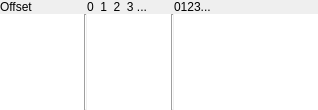
<?xml version="1.0" encoding="UTF-8" ?>
<ui version="4.0">
 <class>HexTextView</class>
 <widget class="QScrollArea" name="HexTextView">
  <property name="frameShape">
   <enum>QFrame::NoFrame</enum>
  </property>
  <property name="widgetResizable">
   <bool>true</bool>
  </property>
  <widget class="QWidget" name="scrollAreaWidgetContents">
   <property name="geometry">
    <rect>
     <x>0</x>
     <y>0</y>
     <width>515</width>
     <height>770</height>
    </rect>
   </property>
   <layout class="QGridLayout" name="gridLayout_2" columnstretch="0,0,0,0,1">
    <property name="leftMargin">
     <number>0</number>
    </property>
    <property name="topMargin">
     <number>0</number>
    </property>
    <property name="rightMargin">
     <number>0</number>
    </property>
    <property name="bottomMargin">
     <number>0</number>
    </property>
    <property name="spacing">
     <number>0</number>
    </property>
    <item row="1" column="3">
     <widget class="Line" name="line_2">
      <property name="orientation">
       <enum>Qt::Vertical</enum>
      </property>
     </widget>
    </item>
    <item row="0" column="2">
     <widget class="QLabel" name="hexHeaderLabel">
      <property name="sizePolicy">
       <sizepolicy hsizetype="Minimum" vsizetype="Preferred">
        <horstretch>0</horstretch>
        <verstretch>0</verstretch>
       </sizepolicy>
      </property>
      <property name="text">
       <string>0  1  2  3 ...</string>
      </property>
     </widget>
    </item>
    <item row="1" column="0">
     <widget class="QTextEdit" name="hexOffsetText">
      <property name="sizePolicy">
       <sizepolicy hsizetype="Minimum" vsizetype="Expanding">
        <horstretch>0</horstretch>
        <verstretch>0</verstretch>
       </sizepolicy>
      </property>
      <property name="acceptDrops">
       <bool>false</bool>
      </property>
      <property name="frameShape">
       <enum>QFrame::NoFrame</enum>
      </property>
      <property name="lineWidth">
       <number>0</number>
      </property>
      <property name="verticalScrollBarPolicy">
       <enum>Qt::ScrollBarAlwaysOff</enum>
      </property>
      <property name="horizontalScrollBarPolicy">
       <enum>Qt::ScrollBarAlwaysOff</enum>
      </property>
      <property name="sizeAdjustPolicy">
       <enum>QAbstractScrollArea::AdjustToContents</enum>
      </property>
      <property name="textInteractionFlags">
       <set>Qt::TextSelectableByKeyboard|Qt::TextSelectableByMouse</set>
      </property>
     </widget>
    </item>
    <item row="0" column="4">
     <widget class="QLabel" name="asciiHeaderLabel">
      <property name="sizePolicy">
       <sizepolicy hsizetype="Ignored" vsizetype="Preferred">
        <horstretch>0</horstretch>
        <verstretch>0</verstretch>
       </sizepolicy>
      </property>
      <property name="text">
       <string>0123...</string>
      </property>
     </widget>
    </item>
    <item row="0" column="0">
     <widget class="QLabel" name="offsetHeaderLabel">
      <property name="text">
       <string>Offset</string>
      </property>
     </widget>
    </item>
    <item row="1" column="4">
     <widget class="QTextEdit" name="hexASCIIText">
      <property name="sizePolicy">
       <sizepolicy hsizetype="MinimumExpanding" vsizetype="Expanding">
        <horstretch>0</horstretch>
        <verstretch>0</verstretch>
       </sizepolicy>
      </property>
      <property name="font">
       <font>
        <family>Anonymous Pro</family>
        <pointsize>13</pointsize>
       </font>
      </property>
      <property name="acceptDrops">
       <bool>false</bool>
      </property>
      <property name="frameShape">
       <enum>QFrame::NoFrame</enum>
      </property>
      <property name="lineWidth">
       <number>0</number>
      </property>
      <property name="verticalScrollBarPolicy">
       <enum>Qt::ScrollBarAlwaysOff</enum>
      </property>
      <property name="horizontalScrollBarPolicy">
       <enum>Qt::ScrollBarAlwaysOff</enum>
      </property>
      <property name="sizeAdjustPolicy">
       <enum>QAbstractScrollArea::AdjustToContents</enum>
      </property>
      <property name="lineWrapMode">
       <enum>QTextEdit::NoWrap</enum>
      </property>
      <property name="cursorWidth">
       <number>3</number>
      </property>
      <property name="textInteractionFlags">
       <set>Qt::TextSelectableByKeyboard|Qt::TextSelectableByMouse</set>
      </property>
     </widget>
    </item>
    <item row="1" column="1">
     <widget class="Line" name="line">
      <property name="orientation">
       <enum>Qt::Vertical</enum>
      </property>
     </widget>
    </item>
    <item row="1" column="2">
     <widget class="QTextEdit" name="hexHexText">
      <property name="sizePolicy">
       <sizepolicy hsizetype="Minimum" vsizetype="Expanding">
        <horstretch>0</horstretch>
        <verstretch>0</verstretch>
       </sizepolicy>
      </property>
      <property name="acceptDrops">
       <bool>false</bool>
      </property>
      <property name="frameShape">
       <enum>QFrame::NoFrame</enum>
      </property>
      <property name="lineWidth">
       <number>0</number>
      </property>
      <property name="verticalScrollBarPolicy">
       <enum>Qt::ScrollBarAlwaysOff</enum>
      </property>
      <property name="horizontalScrollBarPolicy">
       <enum>Qt::ScrollBarAlwaysOff</enum>
      </property>
      <property name="sizeAdjustPolicy">
       <enum>QAbstractScrollArea::AdjustToContents</enum>
      </property>
      <property name="textInteractionFlags">
       <set>Qt::TextSelectableByKeyboard|Qt::TextSelectableByMouse</set>
      </property>
     </widget>
    </item>
   </layout>
  </widget>
  <action name="actionFunctionsUndefine">
   <property name="text">
    <string>Undefine</string>
   </property>
   <property name="toolTip">
    <string>Undefine</string>
   </property>
  </action>
  <action name="actionDisasCopy_All">
   <property name="text">
    <string>Copy all</string>
   </property>
   <property name="toolTip">
    <string>Copy all</string>
   </property>
  </action>
  <action name="actionDisasCopy_Bytes">
   <property name="text">
    <string>Copy bytes</string>
   </property>
   <property name="toolTip">
    <string>Copy bytes</string>
   </property>
  </action>
  <action name="actionDisasCopy_Disasm">
   <property name="text">
    <string>Copy disasm</string>
   </property>
   <property name="toolTip">
    <string>Copy disasm</string>
   </property>
  </action>
  <action name="actionHexCopy_Hexpair">
   <property name="text">
    <string>Copy Hexpair</string>
   </property>
   <property name="toolTip">
    <string>Copy Hexpair</string>
   </property>
  </action>
  <action name="actionHexCopy_ASCII">
   <property name="text">
    <string>Copy ASCII</string>
   </property>
   <property name="toolTip">
    <string>Copy ASCII</string>
   </property>
  </action>
  <action name="actionHexCopy_Text">
   <property name="text">
    <string>Copy Text</string>
   </property>
   <property name="toolTip">
    <string>Copy Text</string>
   </property>
  </action>
  <action name="actionCopyAddressAtCursor">
   <property name="text">
    <string>Copy Address</string>
   </property>
   <property name="toolTip">
    <string>Copy Address at Cursor</string>
   </property>
  </action>
  <action name="action1column">
   <property name="text">
    <string>1</string>
   </property>
   <property name="toolTip">
    <string>1</string>
   </property>
  </action>
  <action name="action2columns">
   <property name="text">
    <string>2</string>
   </property>
   <property name="toolTip">
    <string>2</string>
   </property>
  </action>
  <action name="action4columns">
   <property name="text">
    <string>4</string>
   </property>
   <property name="toolTip">
    <string>4</string>
   </property>
  </action>
  <action name="action8columns">
   <property name="text">
    <string>8</string>
   </property>
   <property name="toolTip">
    <string>8</string>
   </property>
  </action>
  <action name="action16columns">
   <property name="text">
    <string>16</string>
   </property>
   <property name="toolTip">
    <string>16</string>
   </property>
  </action>
  <action name="action32columns">
   <property name="text">
    <string>32</string>
   </property>
   <property name="toolTip">
    <string>32</string>
   </property>
  </action>
  <action name="action64columns">
   <property name="text">
    <string>64</string>
   </property>
   <property name="toolTip">
    <string>64</string>
   </property>
  </action>
  <action name="actionHexEdit">
   <property name="text">
    <string>Edit</string>
   </property>
   <property name="toolTip">
    <string>Edit</string>
   </property>
  </action>
  <action name="actionHexPaste">
   <property name="text">
    <string>Paste</string>
   </property>
   <property name="toolTip">
    <string>Paste</string>
   </property>
  </action>
  <action name="actionHexInsert_Hex">
   <property name="text">
    <string>Insert Hex</string>
   </property>
   <property name="toolTip">
    <string>Insert Hex</string>
   </property>
  </action>
  <action name="actionHexInsert_String">
   <property name="text">
    <string>Insert String</string>
   </property>
   <property name="toolTip">
    <string>Insert String</string>
   </property>
  </action>
  <action name="actionFormatHex">
   <property name="text">
    <string>Hex</string>
   </property>
  </action>
  <action name="actionFormatOctal">
   <property name="text">
    <string>Octal</string>
   </property>
  </action>
  <action name="actionFormatHalfWord">
   <property name="text">
    <string>Half-word</string>
   </property>
  </action>
  <action name="actionFormatWord">
   <property name="text">
    <string>Word</string>
   </property>
  </action>
  <action name="actionFormatQuadWord">
   <property name="text">
    <string>Quad-word</string>
   </property>
  </action>
  <action name="actionFormatEmoji">
   <property name="text">
    <string>Emoji</string>
   </property>
  </action>
  <action name="actionFormatSignedInt1">
   <property name="text">
    <string>1 byte</string>
   </property>
   <property name="toolTip">
    <string>1 byte</string>
   </property>
  </action>
  <action name="actionFormatSignedInt2">
   <property name="text">
    <string>2 bytes</string>
   </property>
   <property name="toolTip">
    <string>2 bytes</string>
   </property>
  </action>
  <action name="actionFormatSignedInt4">
   <property name="text">
    <string>4 bytes</string>
   </property>
   <property name="toolTip">
    <string>4 bytes</string>
   </property>
  </action>
  <action name="actionSelect_Block">
   <property name="text">
    <string>Select Block...</string>
   </property>
  </action>
  <action name="actionResetZoom">
   <property name="enabled">
    <bool>true</bool>
   </property>
   <property name="text">
    <string>Reset zoom</string>
   </property>
   <property name="shortcut">
    <string>Ctrl+0</string>
   </property>
   <property name="shortcutContext">
    <enum>Qt::WindowShortcut</enum>
   </property>
  </action>
 </widget>
 <resources />
 <connections />
</ui>
